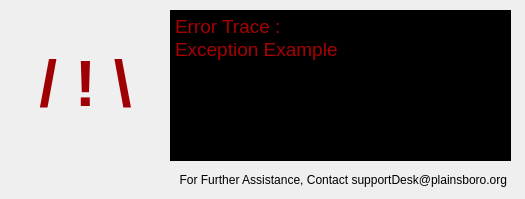
<?xml version="1.0" encoding="UTF-8"?>
<ui version="4.0">
 <class>Dialog</class>
 <widget class="QDialog" name="Dialog">
  <property name="geometry">
   <rect>
    <x>0</x>
    <y>0</y>
    <width>525</width>
    <height>199</height>
   </rect>
  </property>
  <property name="windowTitle">
   <string>Dialog</string>
  </property>
  <property name="styleSheet">
   <string notr="true">font: 8pt &quot;Space Grotesk&quot;;</string>
  </property>
  <widget class="QLabel" name="label">
   <property name="geometry">
    <rect>
     <x>10</x>
     <y>10</y>
     <width>151</width>
     <height>151</height>
    </rect>
   </property>
   <property name="text">
    <string>&lt;html&gt;&lt;head/&gt;&lt;body&gt;&lt;p align=&quot;center&quot;&gt;&lt;span style=&quot; font-size:48pt; font-weight:600; color:#9f0003;&quot;&gt;/ ! \&lt;/span&gt;&lt;/p&gt;&lt;/body&gt;&lt;/html&gt;</string>
   </property>
  </widget>
  <widget class="QTextBrowser" name="textBrowser">
   <property name="geometry">
    <rect>
     <x>170</x>
     <y>10</y>
     <width>341</width>
     <height>151</height>
    </rect>
   </property>
   <property name="styleSheet">
    <string notr="true">background-color: rgb(0, 0, 0);
font: 14pt &quot;Space Mono&quot;;
color: rgb(167, 0, 3);</string>
   </property>
   <property name="html">
    <string>&lt;!DOCTYPE HTML PUBLIC &quot;-//W3C//DTD HTML 4.0//EN&quot; &quot;http://www.w3.org/TR/REC-html40/strict.dtd&quot;&gt;
&lt;html&gt;&lt;head&gt;&lt;meta name=&quot;qrichtext&quot; content=&quot;1&quot; /&gt;&lt;style type=&quot;text/css&quot;&gt;
p, li { white-space: pre-wrap; }
&lt;/style&gt;&lt;/head&gt;&lt;body style=&quot; font-family:'Space Mono'; font-size:14pt; font-weight:400; font-style:normal;&quot;&gt;
&lt;p style=&quot; margin-top:0px; margin-bottom:0px; margin-left:0px; margin-right:0px; -qt-block-indent:0; text-indent:0px;&quot;&gt;Error Trace :&lt;/p&gt;
&lt;p style=&quot; margin-top:0px; margin-bottom:0px; margin-left:0px; margin-right:0px; -qt-block-indent:0; text-indent:0px;&quot;&gt;Exception Example&lt;/p&gt;&lt;/body&gt;&lt;/html&gt;</string>
   </property>
  </widget>
  <widget class="QLabel" name="label_3">
   <property name="geometry">
    <rect>
     <x>16</x>
     <y>170</y>
     <width>491</width>
     <height>20</height>
    </rect>
   </property>
   <property name="text">
    <string>&lt;html&gt;&lt;head/&gt;&lt;body&gt;&lt;p align=&quot;right&quot;&gt;For Further Assistance, Contact supportDesk@plainsboro.org&lt;/p&gt;&lt;/body&gt;&lt;/html&gt;</string>
   </property>
  </widget>
 </widget>
 <resources/>
 <connections/>
</ui>
